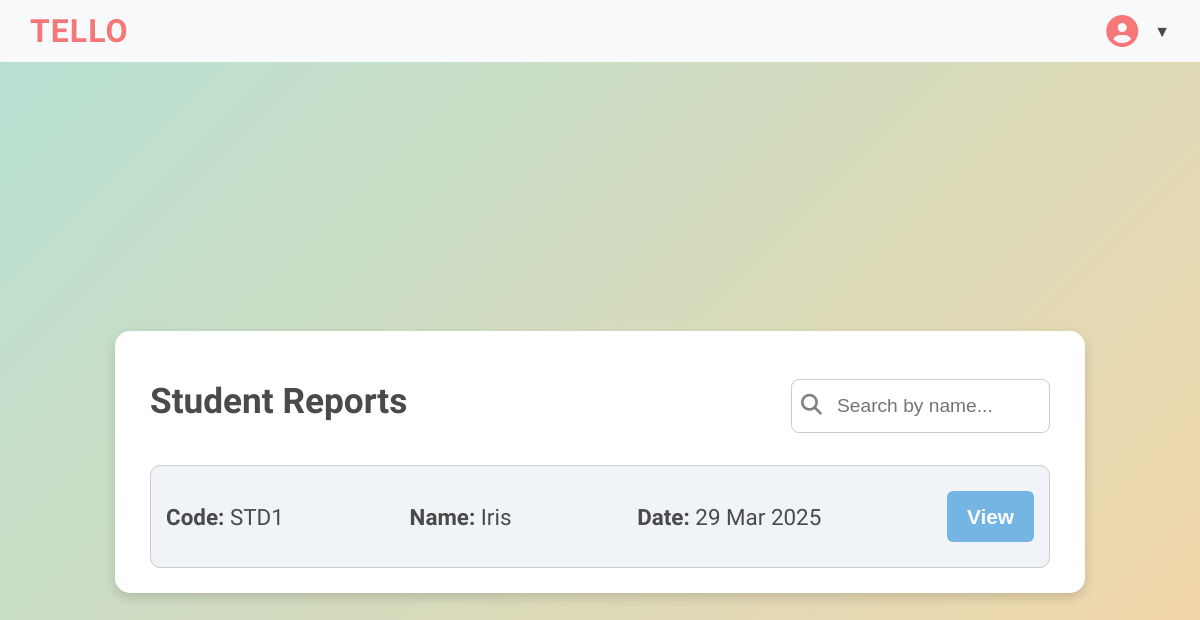
The app's page /report_list/, older data.
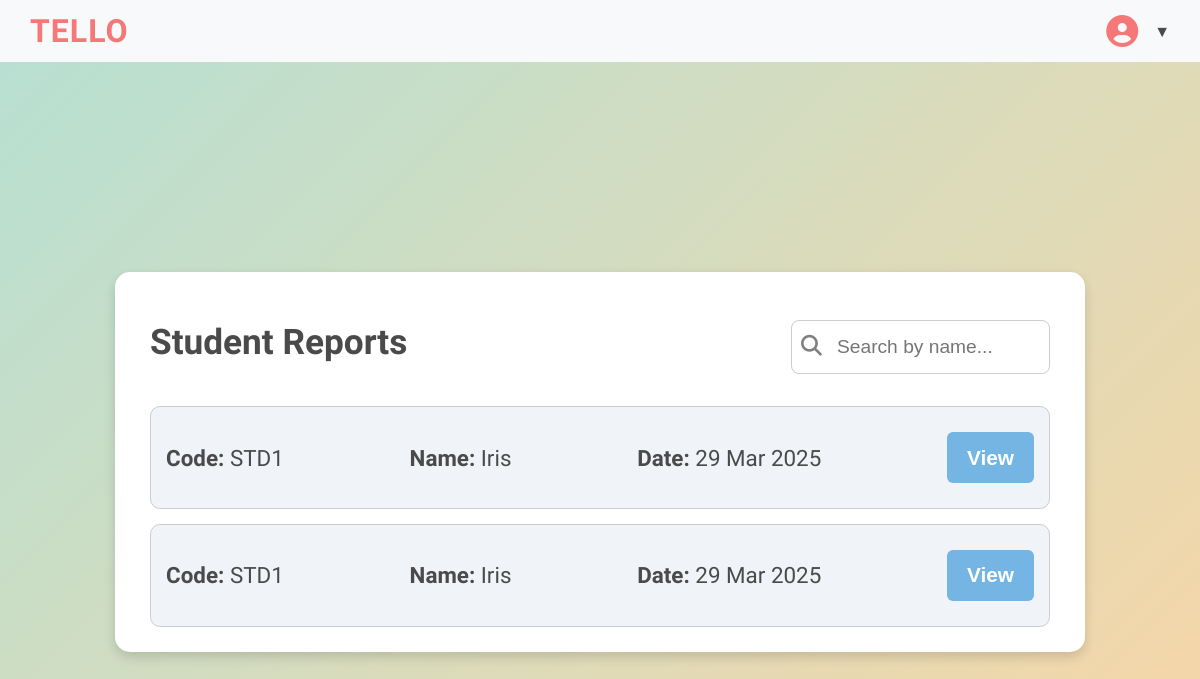
The same page, newer data.
### tello/models.py (models this page shows, shortened)
class Student(models.Model):
    studentid = models.AutoField(primary_key=True)
    studentcode = models.CharField(max_length=4, unique=True)
    studentname = models.CharField(max_length=100)
    studentgrade = models.CharField(max_length=50)
    studentage = models.IntegerField()
    assignedteacher = models.ForeignKey(Teacher, on_delete=models.CASCADE)
    additional_notes = models.TextField(blank=True, null=True)
    created_at = models.DateTimeField(auto_now_add=True)

class StudentReport(models.Model):
    story_session = models.ForeignKey(
        StorySession, on_delete=models.CASCADE, related_name="reports")
    vocab_score = models.FloatField()
    structure_sim_score = models.FloatField()
    response_length = models.FloatField()
    avg_engagement = models.FloatField()
    final_score = models.FloatField()
    prompt_interaction_ratio = models.FloatField()
    prompt_interaction_count = models.IntegerField()
    feedback_notes = models.TextField(blank=True, null=True)
    created_at = models.DateTimeField(auto_now_add=True)

### tello/views.py (the view)
# urls.py: path("report_list/", views.report_list, name="report_list"),
def report_list(request):
    reports = StudentReport.objects.select_related(
        'story_session__student').all()
    report_data = [
        {
            'id': report.id,
            'student_id': report.story_session.student.studentcode,
            'student_name': report.story_session.student.studentname,
            'created_at': report.created_at
        }
        for report in reports
    ]
    return render(request, 'report_list.html', {'reports': report_data})

### tello/templates/report_list.html (shortened to what this page needs)
{% extends 'base.html' %} {% block links %}
<link rel="stylesheet" href="/static/css/report_list.css" />
{% endblock %} {% load static %} {% block content %}
<div class="body-container">
  <div class="dashboard-container">
    <header
      style="display: flex; justify-content: space-between; align-items: center"
    >
      <h1>Student Reports</h1>
      <div style="position: relative; display: flex; align-items: center">
        <i
          class="fas fa-search"
          style="
            position: absolute;
            left: 10px;
            top: 40%;
            font-size: 1.3rem;
            color: gray;
          "
        >
        </i>
        <input
          type="text"
          id="searchBar"
          placeholder="Search by name..."
          onkeyup="filterReports()"
          style="
            padding: 15px 12px;
            padding-left: 45px; /* Push text right so it doesn’t overlap icon */
            font-size: 1.2rem;
            border: 1px solid #ccc;
            border-radius: 8px;
            outline: none;
            width: 200px;
          "
        />
      </div>
    </header>
    <main>
      <section class="report-list">
        {% if reports %} {% for report in reports %}
        <div class="report-card" data-name="{{ report.student_name }}">
          <p><strong>Code:</strong> {{ report.student_id }}</p>
          <p><strong>Name:</strong> {{ report.student_name }}</p>
          <p><strong>Date:</strong> {{ report.created_at|date:"d M Y" }}</p>
          <button class="view-btn" onclick="viewReport('{{ report.id }}')">
            View
          </button>
        </div>
        {% endfor %} {% else %}
        <p>No reports available yet.</p>
        {% endif %}
      </section>
    </main>
  </div>
</div>
{% endblock %}

### tello/templates/base.html (shortened to what this page needs)
<!DOCTYPE html>
<html lang="en">
  <head>
    <link rel="stylesheet" href="/static/css/styles.css" />
    {% block links %} {% endblock %}
  </head>
  <body>
    <header style="margin-bottom: 0">
      <div class="header-container">
        <div class="logo">
          <h1>TellO</h1>
        </div>
        <div class="user-profile">
          <i class="fas fa-user-circle" style="font-size: 2rem"></i>
          <div class="dropdown">
            <button onclick="toggleDropdown()">▼</button>
          </div>
        </div>
      </div>
    </header>
    <main>{% block content %}{% endblock %}</main>
  </body>
</html>

### static/css/styles.css (style rules this page uses)
body { margin: 0; padding: 0; font-family: "Comic Neue", sans-serif; }
.header-container { display: flex; justify-content: space-between; align-items: center; padding: 12px 30px; background-color: #f8f9fa; box-shadow: 0 3px 8px rgba(0, 0, 0, 0.1); margin-bottom: 0; }
.logo h1 { font-size: 2rem; color: #f57777; margin: 0; letter-spacing: 1px; font-weight: 700; text-transform: uppercase; }
.user-profile { position: relative; display: flex; align-items: center; gap: 8px; cursor: pointer; }
.user-profile i { font-size: 2rem; color: #f57777; }
.user-profile button { background: none; border: none; font-size: 1rem; cursor: pointer; padding: 0; color: #4a4a4a; }

### static/css/report_list.css (style rules this page uses)
.body-container { font-family: "Comic Neue", sans-serif; margin: 0; padding: 0; background: linear-gradient(135deg, #b8e0d2, #fad6a5); display: flex; justify-content: center; align-items: center; min-height: 100vh; color: #4a4a4a; }
.dashboard-container { width: 90%; max-width: 900px; background: white; padding: 25px 35px; border-radius: 15px; box-shadow: 0 5px 12px rgba(0, 0, 0, 0.15); animation: fadeIn 1s ease-in-out; }
header { text-align: center; margin-bottom: 20px; }
header h1 { font-size: 2.2rem; }
#searchBar { width: 100%; max-width: 300px; padding: 10px; margin-top: 10px; font-size: 1.2rem; border: 2px solid #6bb197; border-radius: 6px; outline: none; transition: 0.3s; }
.report-list { display: flex; flex-direction: column; gap: 15px; }
.report-card { background: #f0f4f8; padding: 15px; border-radius: 10px; border: 1px solid #ccc; transition: all 0.3s; display: flex; flex-direction: row; justify-content: space-between; }
.report-card p { font-size: 1.4rem; }
.view-btn { display: block; background: #74b5e3; color: white; margin: 10px 0px; padding: 0px 20px; font-size: 1.3rem; font-weight: 600; border: none; border-radius: 6px; cursor: pointer; transition: all 0.3s; }

Row changes from the older to the newer data that the page shows:
added StudentReport: created_at "29 Mar 2025"
Text that changed along with them:
new list line: "Code: Name: Date: View"
new list line: "STD1 Iris"
